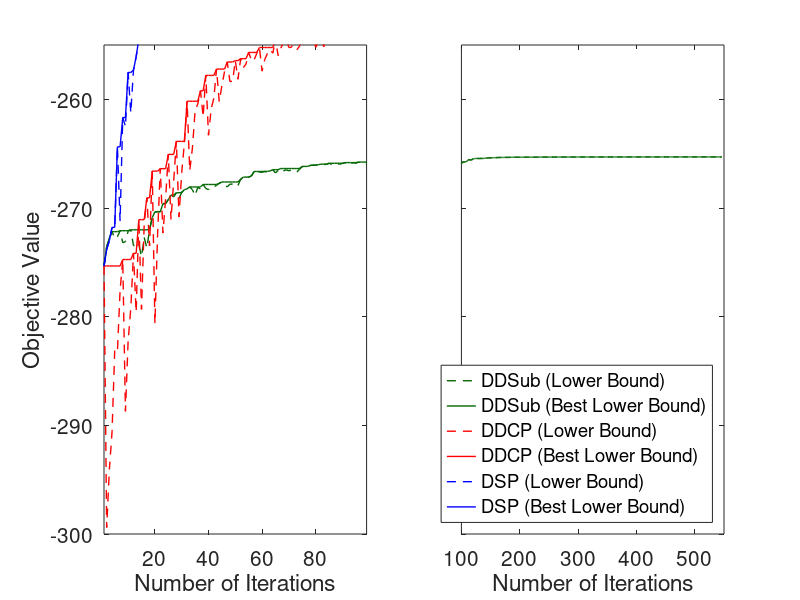

This figure's MATLAB source:
%% Figure 4

subobj1 = csvread('output/sslp_15_45_15_s0_sub_objvals.csv');
subobj2 = csvread('output/sslp_15_45_15_s2_sub_objvals.csv');
subobj3 = csvread('output/sslp_15_45_15_s3_sub_objvals.csv');
dual1 = csvread('output/sslp_15_45_15_s0_duals.csv');
dual2 = csvread('output/sslp_15_45_15_s2_duals.csv');
dual3 = csvread('output/sslp_15_45_15_s3_duals.csv');

LW = 1.0;

h = figure();
clf();
set(h, 'position', [0, 0, 900, 450]);

h1 = subplot(121);
set(h1, 'position', [0.08, 0.12, 0.45, 0.85]);
plot(1:size(subobj3,1), subobj3, '--', 'Color', [0 0.4 0], 'linewidth', LW);
hold on;
plot(1:size(dual3,1), dual3, '-', 'Color', [0 0.4 0], 'linewidth', LW);
plot(1:size(subobj1,1), subobj1, 'r--', 'linewidth', LW);
plot(1:size(dual1,1), dual1, 'r-', 'linewidth', LW);
plot(1:size(subobj2,1), subobj2, 'b--', 'linewidth', LW);
plot(1:size(dual2,1), dual2, 'b-', 'linewidth', LW);
set(gca, 'FontSize', 15);
xlabel('Number of Iterations');
ylabel('Objective Value');
xlim([1 99]);
ylim([-300 -255]);
hold off;

h2 = subplot(122);
set(h2, 'position', [0.54, 0.12, 0.45, 0.85]);
plot(1:size(subobj3,1), subobj3, '--', 'Color', [0 0.4 0], 'linewidth', LW);
hold on;
plot(1:size(dual3,1), dual3, '-', 'Color', [0 0.4 0], 'linewidth', LW);
plot(1:size(subobj1,1), subobj1, 'r--', 'linewidth', LW);
plot(1:size(dual1,1), dual1, 'r-', 'linewidth', LW);
plot(1:size(subobj2,1), subobj2, 'b--', 'linewidth', LW);
plot(1:size(dual2,1), dual2, 'b-', 'linewidth', LW);
set(gca, 'FontSize', 15);
legend('DDSub (Lower Bound)', ...
    'DDSub (Best Lower Bound)', ...
    'DDCP (Lower Bound)', ...
    'DDCP (Best Lower Bound)', ...
    'DSP (Lower Bound)', ...
    'DSP (Best Lower Bound)', ...
    'Location', 'SouthEast')
xlabel('Number of Iterations');
% ylabel('Objective Value');
% set(h2,'ytick',[]);
xlim([100 550]);
ylim([-300 -255]);
%set(h2,'xticklabel',[200 300 400 500]);
set(h2,'yticklabel',[]);
hold off;

% save
hgexport(gcf, 'Figure4.eps');
